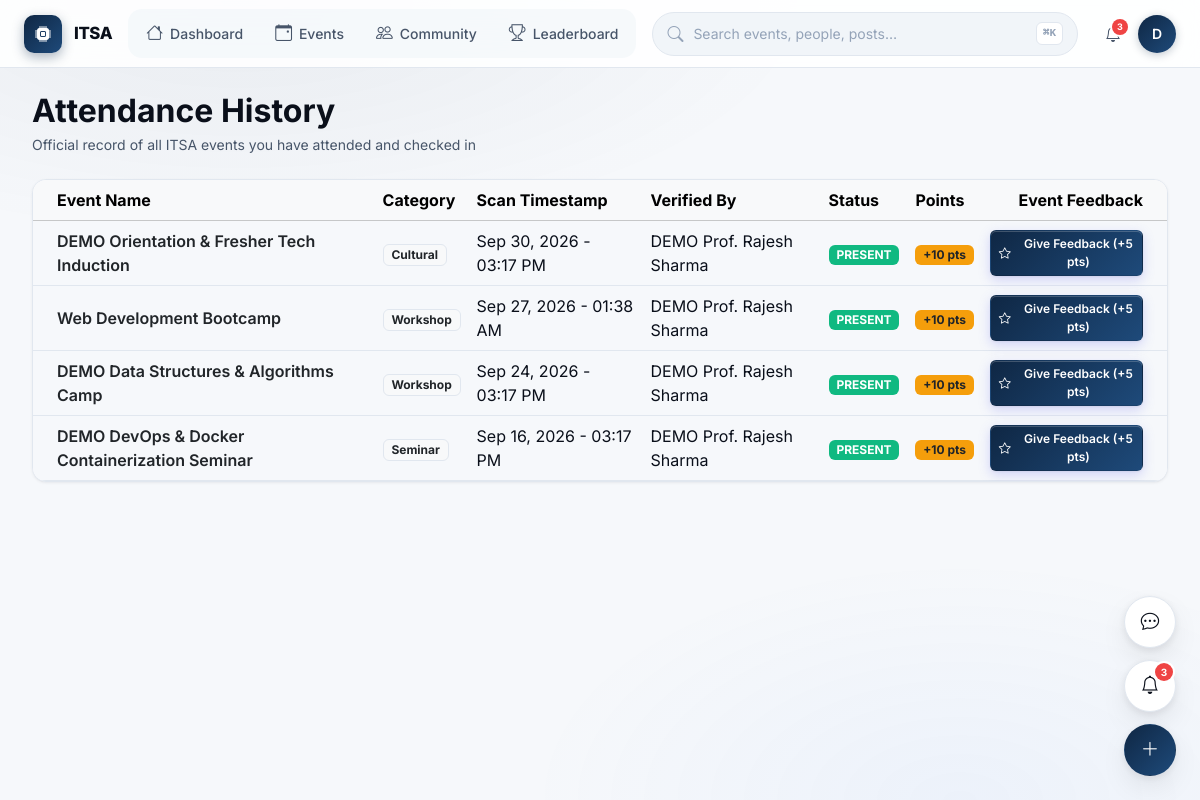
Page /student/attendance (signed in) on the committed database.
### app/models/user.py (models this page shows, shortened)
class User(UserMixin, db.Model):
    __tablename__ = 'users'
    id = db.Column(db.Integer, primary_key=True, autoincrement=True)
    email = db.Column(db.String(255), unique=True, nullable=False, index=True)
    password_hash = db.Column(db.String(255), nullable=False)
    full_name = db.Column(db.String(100), nullable=False)
    role = db.Column(db.Enum('STUDENT', 'COORDINATOR', 'ADMIN', name='user_roles'), default='STUDENT', nullable=False, index=True)
    is_active = db.Column(db.Boolean, default=True, nullable=False, index=True)
    is_suspended = db.Column(db.Boolean, default=False, nullable=False)
    profile_image = db.Column(db.String(255), nullable=True)
    created_at = db.Column(db.DateTime, default=datetime.utcnow, nullable=False)
    updated_at = db.Column(db.DateTime, default=datetime.utcnow, onupdate=datetime.utcnow, nullable=False)
    student_profile = db.relationship('StudentProfile', backref='user', uselist=False, cascade='all, delete-orphan')
    coordinator_profile = db.relationship('CoordinatorProfile', backref='user', uselist=False, cascade='all, delete-orphan')
    registrations = db.relationship('EventRegistration', backref='user', lazy='dynamic', cascade='all, delete-orphan')
    attendance_records = db.relationship('Attendance', foreign_keys='Attendance.user_id', backref='student', lazy='dynamic')
    scanned_attendances = db.relationship('Attendance', foreign_keys='Attendance.scanned_by', backref='coordinator', lazy='dynamic')
    certificates = db.relationship('Certificate', backref='user', lazy='dynamic', cascade='all, delete-orphan')
    feedback_submissions = db.relationship('Feedback', backref='user', lazy='dynamic', cascade='all, delete-orphan')
    posts = db.relationship('Post', backref='author', lazy='dynamic', cascade='all, delete-orphan')
    comments = db.relationship('Comment', backref='author', lazy='dynamic', cascade='all, delete-orphan')
    reactions = db.relationship('PostReaction', backref='user', lazy='dynamic', cascade='all, delete-orphan')
    saved_posts = db.relationship('SavedPost', backref='user', lazy='dynamic', cascade='all, delete-orphan')
    notifications = db.relationship('Notification', foreign_keys='Notification.user_id', backref='recipient', lazy='dynamic', cascade='all, delete-orphan')
    points_transactions = db.relationship('ItsaPoints', foreign_keys='ItsaPoints.user_id', backref='user', lazy='dynamic', cascade='all, delete-orphan')
    created_events = db.relationship('Event', backref='creator', lazy='dynamic')

### app/models/attendance.py (models this page shows, shortened)
class Attendance(db.Model):
    __tablename__ = 'attendance'
    __table_args__ = (
        db.UniqueConstraint('event_id', 'user_id', name='uq_attendance_event_user'),
    )
    id = db.Column(db.Integer, primary_key=True, autoincrement=True)
    event_id = db.Column(db.Integer, db.ForeignKey('events.id', ondelete='CASCADE'), nullable=False, index=True)
    user_id = db.Column(db.Integer, db.ForeignKey('users.id', ondelete='CASCADE'), nullable=False, index=True)
    registration_id = db.Column(db.Integer, db.ForeignKey('event_registrations.id', ondelete='CASCADE'), nullable=False)
    ticket_id = db.Column(db.Integer, db.ForeignKey('event_tickets.id', ondelete='RESTRICT'), nullable=False)
    scanned_by = db.Column(db.Integer, db.ForeignKey('users.id', ondelete='RESTRICT'), nullable=False, index=True)
    scanned_at = db.Column(db.DateTime, default=datetime.utcnow, nullable=False)
    status = db.Column(
        db.Enum('PRESENT', 'ABSENT', 'LATE', name='attendance_statuses'),
        default='PRESENT',
        nullable=False
    )
    notes = db.Column(db.Text, nullable=True)
    certificate = db.relationship('Certificate', backref='attendance', uselist=False)

### app/models/event.py (models this page shows, shortened)
class Event(db.Model):
    __tablename__ = 'events'
    id = db.Column(db.Integer, primary_key=True, autoincrement=True)
    title = db.Column(db.String(200), nullable=False)
    description = db.Column(db.Text, nullable=False)
    category_id = db.Column(db.Integer, db.ForeignKey('event_categories.id', ondelete='SET NULL'), nullable=True, index=True)
    venue_id = db.Column(db.Integer, db.ForeignKey('venues.id', ondelete='SET NULL'), nullable=True)
    poster_image = db.Column(db.String(255), nullable=True)
    start_datetime = db.Column(db.DateTime, nullable=False, index=True)
    end_datetime = db.Column(db.DateTime, nullable=False)
    registration_deadline = db.Column(db.DateTime, nullable=False)
    max_participants = db.Column(db.Integer, nullable=True) # Null = unlimited
    current_registrations = db.Column(db.Integer, default=0, nullable=False)
    status = db.Column(
        db.Enum('DRAFT', 'PUBLISHED', 'REGISTRATION_OPEN', 'REGISTRATION_CLOSED', 'ONGOING', 'COMPLETED', 'CANCELLED', name='event_statuses'),
        default='DRAFT',
        nullable=False,
        index=True
    )
    is_free = db.Column(db.Boolean, default=True, nullable=False)
    registration_fee = db.Column(db.Numeric(10, 2), default=0.00, nullable=False)
    tags = db.Column(db.String(500), nullable=True) # Comma-separated
    created_by = db.Column(db.Integer, db.ForeignKey('users.id', ondelete='RESTRICT'), nullable=False, index=True)
    created_at = db.Column(db.DateTime, default=datetime.utcnow, nullable=False)
    updated_at = db.Column(db.DateTime, default=datetime.utcnow, onupdate=datetime.utcnow, nullable=False)
    coordinators = db.relationship('EventCoordinator', backref='event', lazy='dynamic', cascade='all, delete-orphan')
    registrations = db.relationship('EventRegistration', backref='event', lazy='dynamic', cascade='all, delete-orphan')
    attendances = db.relationship('Attendance', backref='event', lazy='dynamic', cascade='all, delete-orphan')
    certificates = db.relationship('Certificate', backref='event', lazy='dynamic', cascade='all, delete-orphan')
    feedbacks = db.relationship('Feedback', backref='event', lazy='dynamic', cascade='all, delete-orphan')
    gallery_items = db.relationship('EventGallery', backref='event', lazy='dynamic', cascade='all, delete-orphan')
    volunteers = db.relationship('EventVolunteer', backref='event', lazy='dynamic', cascade='all, delete-orphan')
    posts = db.relationship('Post', backref='linked_event', lazy='dynamic')

class EventCategory(db.Model):
    __tablename__ = 'event_categories'
    id = db.Column(db.Integer, primary_key=True, autoincrement=True)
    name = db.Column(db.String(100), unique=True, nullable=False)
    description = db.Column(db.Text, nullable=True)
    icon = db.Column(db.String(50), nullable=True) # Bootstrap icon class
    created_at = db.Column(db.DateTime, default=datetime.utcnow, nullable=False)
    events = db.relationship('Event', backref='category', lazy='dynamic')

### app/routes/pages.py (the view)
@pages_bp.route('/my-attendance')
@pages_bp.route('/attendance')
@pages_bp.route('/student/attendance')
@student_required
def my_attendance():
    atts = Attendance.query.filter_by(user_id=current_user.id).order_by(Attendance.scanned_at.desc()).all()
    submitted_feedback_event_ids = set(f.event_id for f in Feedback.query.filter_by(user_id=current_user.id).all())
    return render_template('student/attendance.html', attendances=atts, submitted_feedback_event_ids=submitted_feedback_event_ids)

### app/templates/student/attendance.html (shortened to what this page needs)
{% extends "base.html" %}
{% block content %}
<div class="container-fluid p-0">
    <h2 class="fw-bold mb-1">Attendance History</h2>
    <p class="text-muted small mb-4">Official record of all ITSA events you have attended and checked in</p>
    <div class="card card-itsa overflow-hidden shadow-sm">
        <div class="table-responsive">
            <table class="table table-hover align-middle mb-0">
                <thead class="table-light">
                    <tr>
                        <th class="ps-4">Event Name</th>
                        <th>Category</th>
                        <th>Scan Timestamp</th>
                        <th>Verified By</th>
                        <th>Status</th>
                        <th>Points</th>
                        <th class="text-end pe-4">Event Feedback</th>
                    </tr>
                </thead>
                <tbody>
                    {% if attendances %}
                        {% for att in attendances %}
                        <tr>
                            <td class="ps-4 fw-semibold">
                                <a href="{{ url_for('pages.event_detail', event_id=att.event_id) }}" class="text-decoration-none text-dark">
                                    {{ att.event.title }}
                                </a>
                            </td>
                            <td><span class="badge bg-light text-dark border">{{ att.event.category.name if att.event.category else 'General' }}</span></td>
                            <td>{{ att.scanned_at.strftime('%b %d, %Y - %I:%M %p') }}</td>
                            <td>{{ att.coordinator.full_name if att.coordinator else 'Lead Coordinator' }}</td>
                            <td><span class="badge bg-success">{{ att.status }}</span></td>
                            <td><span class="badge bg-warning text-dark fw-bold">+10 pts</span></td>
                            <td class="text-end pe-4">
                                {% if att.event_id in submitted_feedback_event_ids %}
                                <a href="{{ url_for('pages.event_detail', event_id=att.event_id) }}#feedback-section" class="badge bg-success bg-opacity-10 text-success border border-success border-opacity-25 text-decoration-none py-2 px-2">
                                    <i class="bi bi-star-fill text-warning me-1"></i> Submitted &bull; View / Edit
                                </a>
                                {% elif att.event.status == 'COMPLETED' %}
                                <a href="{{ url_for('pages.event_detail', event_id=att.event_id) }}#feedback-section" class="btn btn-sm btn-brand py-1 px-2" style="font-size: 0.75rem;">
                                    <i class="bi bi-star me-1"></i> Give Feedback (+5 pts)
                                </a>
                                {% else %}
                                <span class="badge bg-light text-muted border py-1 px-2" style="font-size: 0.75rem;">Event Ongoing</span>
                                {% endif %}
                            </td>
                        </tr>
                        {% endfor %}
                    {% endif %}
                </tbody>
            </table>
        </div>
    </div>
</div>
{% endblock %}

### app/templates/partials/command-bar.html (shortened to what this page needs)
<header id="app-command-bar" role="banner">
  <a href="{% if current_user.role == 'ADMIN' %}{{ url_for('pages.admin_dashboard') }}{% elif current_user.role == 'COORDINATOR' %}{{ url_for('pages.coordinator_dashboard') }}{% else %}{{ url_for('pages.student_dashboard') }}{% endif %}" class="cmd-brand">
    <span class="cmd-brand-logo"><i class="bi bi-cpu-fill"></i></span>
    <span class="cmd-brand-text">ITSA</span>
  </a>
  <nav class="cmd-nav" aria-label="Primary">
    {% if current_user.role == 'ADMIN' %}
      <a href="{{ url_for('pages.admin_dashboard') }}"
         class="cmd-nav-link {% if request.endpoint == 'pages.admin_dashboard' %}active{% endif %}">
        <i class="bi bi-speedometer2"></i> Dashboard
      </a>
      <a href="{{ url_for('pages.admin_events') }}"
         class="cmd-nav-link {% if request.endpoint == 'pages.admin_events' %}active{% endif %}">
        <i class="bi bi-calendar-event"></i> Events
      </a>
      <a href="{{ url_for('pages.admin_users') }}"
         class="cmd-nav-link {% if request.endpoint == 'pages.admin_users' %}active{% endif %}">
        <i class="bi bi-people"></i> Users
      </a>
      <a href="{{ url_for('pages.admin_analytics') }}"
         class="cmd-nav-link {% if request.endpoint == 'pages.admin_analytics' %}active{% endif %}">
        <i class="bi bi-bar-chart"></i> Analytics
      </a>
    {% else %}
      <a href="{{ url_for('pages.student_dashboard') }}"
         class="cmd-nav-link {% if request.endpoint == 'pages.student_dashboard' %}active{% endif %}">
        <i class="bi bi-house"></i> Dashboard
      </a>
      <a href="{{ url_for('pages.events_page') }}"
         class="cmd-nav-link {% if request.endpoint == 'pages.events_page' %}active{% endif %}">
        <i class="bi bi-calendar-event"></i> Events
      </a>
      <a href="{{ url_for('pages.social_feed') }}"
         class="cmd-nav-link {% if request.endpoint == 'pages.social_feed' %}active{% endif %}">
        <i class="bi bi-people"></i> Community
      </a>
      <a href="{{ url_for('pages.leaderboard_page') }}"
         class="cmd-nav-link {% if request.endpoint == 'pages.leaderboard_page' %}active{% endif %}">
        <i class="bi bi-trophy"></i> Leaderboard
      </a>
    {% endif %}
  </nav>
  <button class="cmd-search" type="button" aria-label="Open command palette" data-cmd-palette-open>
    <i class="bi bi-search cmd-search-icon"></i>
    <span class="cmd-search-placeholder">Search events, people, posts…</span>
    <kbd class="cmd-search-kbd">⌘K</kbd>
  </button>
  <div class="cmd-actions">
    <a href="{{ url_for('pages.notifications_page') }}"
       class="cmd-icon-btn always-show"
       aria-label="Notifications"
       data-itsa-notifications>
      <i class="bi bi-bell"></i>
      {% if unread_notifications_count and unread_notifications_count > 0 %}
        <span class="notification-badge">{{ unread_notifications_count }}</span>
      {% endif %}
    </a>
    <div class="cmd-user-menu" id="cmd-user-menu">
      <button class="cmd-avatar-btn" aria-label="Account menu" type="button" id="cmd-user-toggle">
        {{ current_user.full_name[0]|upper if current_user.full_name else 'U' }}
      </button>
    </div>
  </div>
</header>

### app/static/css/components.css (style rules this page uses)
.btn-brand { background: var(--brand-gradient); color: #ffffff !important; border: 1px solid transparent; font-weight: 600; border-radius: var(--radius-md); box-shadow: 0 1px 2px rgba(0, 0, 0, 0.05), 0 4px 12px rgba(99, 102, 241, 0.25), inset 0 1px 0 rgba(255, 255, 255, 0.2); transition: transform var(--dur-fast) var(--ease-spring), box-shadow var(--dur-fast), background var(--dur-fast); display: inline-flex; align-items: center; justify-content: center; gap: 0.5rem; position: relative; overflow: hidden; isolation: isolate; }
.btn-brand::before { content: ''; position: absolute; inset: 0; background: linear-gradient(105deg, transparent 40%, rgba(255, 255, 255, 0.35) 50%, transparent 60%); transform: translateX(-100%); transition: transform 0.6s var(--ease-smooth); z-index: 1; pointer-events: none; }
.btn-sm { padding: 0.4rem 0.85rem; font-size: 0.875rem; border-radius: var(--radius-sm); }

### app/static/css/main.css (style rules this page uses)
:root { --itsa-primary: var(--brand-500); --itsa-primary-dark: var(--brand-600); --itsa-primary-soft: var(--brand-50); --itsa-gold: #fbbf24; --itsa-gold-dark: #f59e0b; --itsa-gold-gradient: linear-gradient(135deg, #fbbf24 0%, #d97706 100%); --itsa-success: var(--success-solid); --itsa-danger: var(--danger-solid); --itsa-dark: var(--text-primary); --itsa-muted: var(--text-muted); --itsa-light-bg: var(--surface-canvas); --itsa-card-bg: var(--surface-card); --itsa-border: var(--border-subtle); --itsa-glass: var(--surface-glass); --itsa-glass-strong: var(--surface-glass-strong); --itsa-overlay: var(--surface-overlay); --itsa-glow: var(--shadow-glow); --itsa-glow-sm: var(--shadow-glow-sm); }
body { font-family: var(--font-sans); background-color: var(--surface-canvas); color: var(--text-primary); min-height: 100vh; display: flex; flex-direction: column; -webkit-font-smoothing: antialiased; -moz-osx-font-smoothing: grayscale; }
.card-itsa { border: 1px solid var(--border-subtle); border-radius: var(--radius-lg); background-color: var(--surface-card); color: var(--text-primary); box-shadow: 0 1px 2px rgba(0, 0, 0, 0.03), 0 1px 3px rgba(0, 0, 0, 0.04); transition: transform var(--dur-base) var(--ease-spring), box-shadow var(--dur-base), border-color var(--dur-base); }

### rows in the picture
User: full_name "D"
Attendance: event "DEMO Orientation & Fresher Tech Induction", event.category "Cultural", scanned_at "Sep 30, 2026 - 03:17 PM", coordinator "DEMO Prof. Rajesh Sharma", status "PRESENT"
Attendance: event "Web Development Bootcamp", event.category "Workshop", scanned_at "Sep 27, 2026 - 01:38 AM", coordinator "DEMO Prof. Rajesh Sharma", status "PRESENT"
Attendance: event "DEMO Data Structures & Algorithms Camp", event.category "Workshop", scanned_at "Sep 24, 2026 - 03:17 PM", coordinator "DEMO Prof. Rajesh Sharma", status "PRESENT"
Attendance: event "DEMO DevOps & Docker Containerization Seminar", event.category "Seminar", scanned_at "Sep 16, 2026 - 03:17 PM", coordinator "DEMO Prof. Rajesh Sharma", status "PRESENT"

### other values in the picture
{{ unread_notifications_count }} "3"
